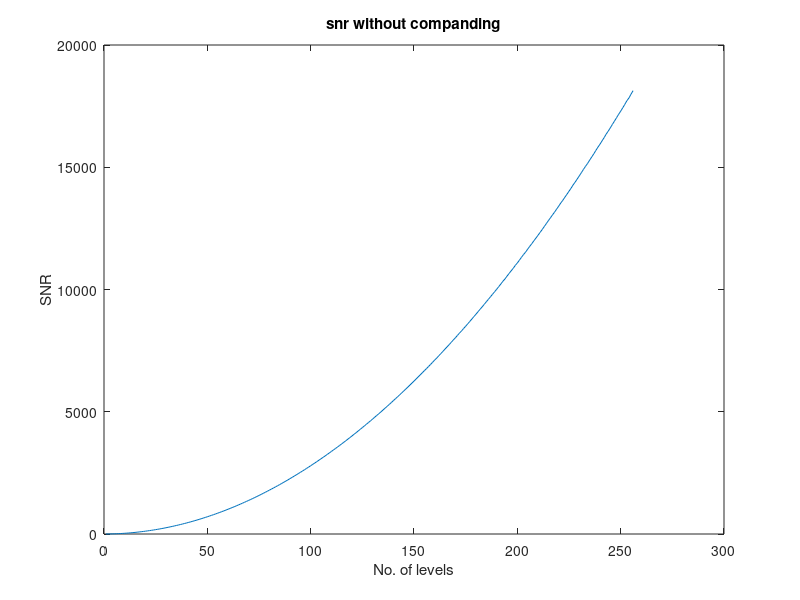
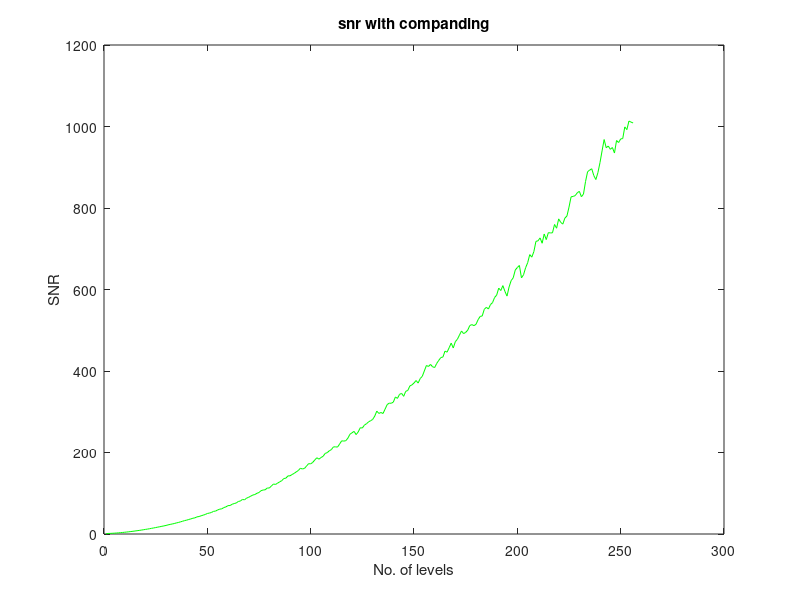

Here is the MATLAB script that generated these plots, in order:
%% simple quantization
% close all;
clear all;
t = -1:0.00001:1;
original =   sin(2*pi*2*t);%wavread('gulabi.wav');%
minimum = min(original);
SNR = [];
for i = 1:256
  yt = original - minimum;%making the signal positive
  NumberLevels = i;%input('Enter Number of levels:  ');
  yt = yt*(NumberLevels-1)/2;%scaling up the signal
  Qyt = round(yt);%quantizing the value
  Qyt = ((2*Qyt)/NumberLevels) + minimum;%scaling down the signal
  qerror = original - Qyt;
  SignalPower = sum(original.^2)/length(original);
  NoisePower = sum(qerror.^2)/length(qerror);
  SNR = [SNR,SignalPower/NoisePower];
end
figure,plot(SNR);
title('snr without companding')
xlabel('No. of levels')
ylabel('SNR')


%% u law companding
t = -1:0.001:1;
original_com = sin(2*pi*2*t);%wavread('gulabi.wav');%
u = 255;
minimum_com = min(original_com);
ut = [];
for i = 1:length(original_com)
 ut = [ut,sign(original_com(i))*(((log(1 + u*abs(original_com(i))))/(log(1+u))))];
end
%plot(ut);
SNR_com = [];
recov_com = [];
 for i = 1:256
yt_com = ut - minimum_com;
NumberLevels = i;%input('Enter Number of levels:  ');
yt_com = yt_com*(NumberLevels-1)/2;
Qyt_com = round(yt_com);
Qyt_com = ((2*Qyt_com)/NumberLevels) + minimum_com;
for i = 1:length(Qyt_com)
 recov_com = [recov_com,sign(Qyt_com(i))*(1/u)*(((1+u)^abs(Qyt_com(i)))-1)];
end
qerror_com = original_com - recov_com;
recov_com = [];
SignalPower_com = sum(original_com.^2)/length(original_com);
NoisePower_com = sum(qerror_com.^2)/length(qerror_com);
SNR_com = [SNR_com,SignalPower_com/NoisePower_com];
 end
 figure,plot(SNR_com,'g')
 title('snr with companding');
 xlabel('No. of levels')
 ylabel('SNR')
       